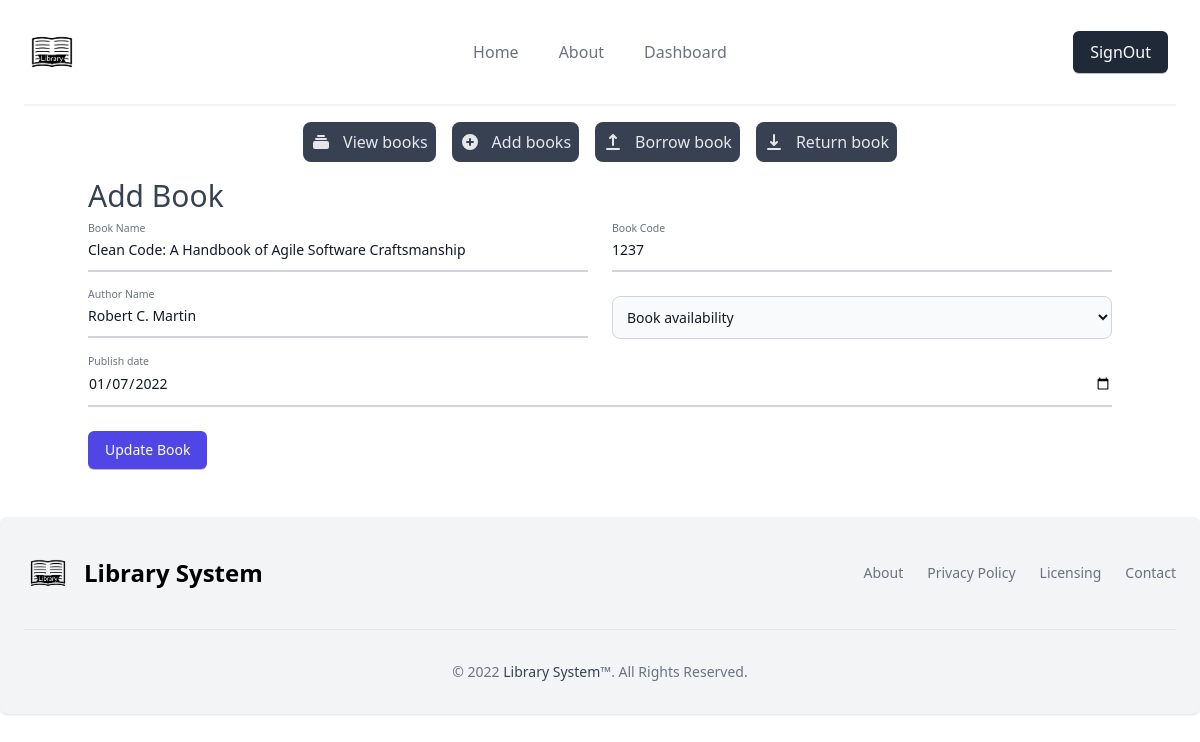
Page /dashboard/editbook/4 (signed in) on the earlier database version.
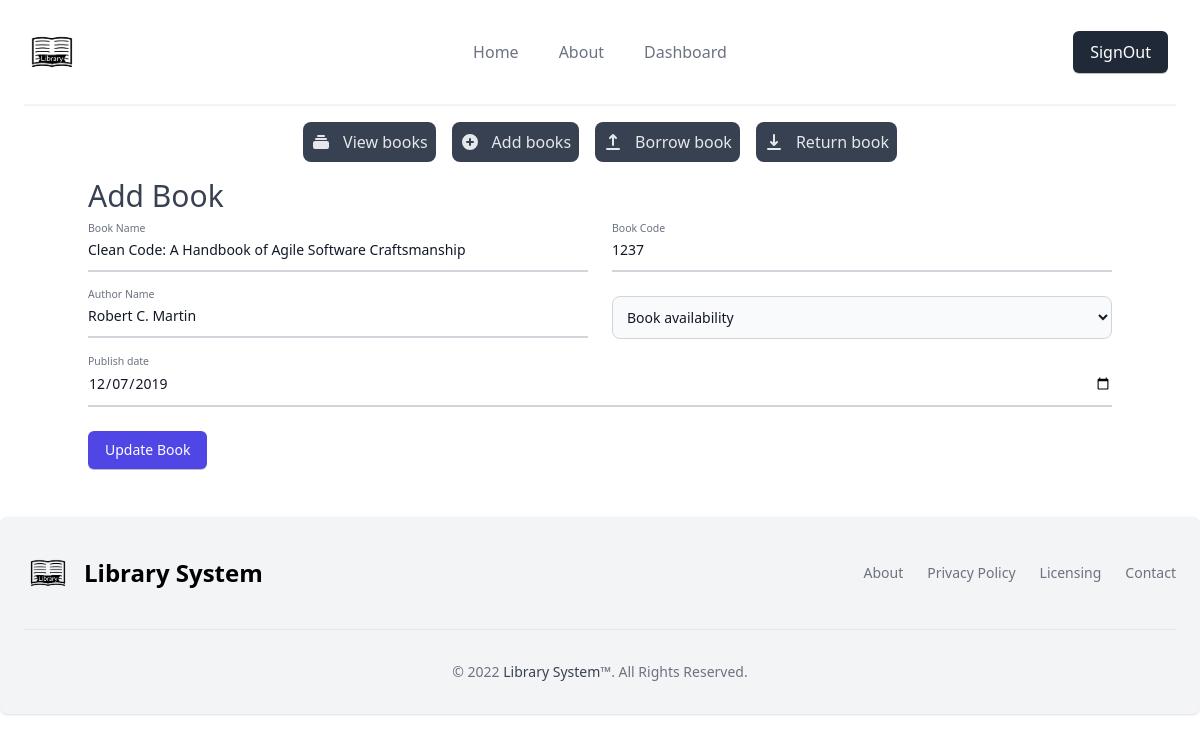
Same page on the later database version.
### LibrarySystem.py (models this page shows, shortened)
class Book(db.Model):
    sno = db.Column(db.Integer, primary_key=True)
    book_name = db.Column(db.String(100), nullable=False)
    book_code = db.Column(db.String(100), nullable=False)
    author_name = db.Column(db.String(100), nullable=False)
    pub_date = db.Column(db.String(100), nullable=False)
    availability = db.Column(db.String(100), nullable=False)
    datetime = db.Column(db.String(100), nullable=False)

### LibrarySystem.py (the view, shortened to what this page needs)
@app.route("/dashboard/editbook/<string:sno>", methods=["GET", "POST"])
def editbook(sno):
    if "logdin" in session and session["logdin"]:
        logdin = True
        book = Book.query.filter_by(sno=sno).first()
        return render_template(
            "admin/dashboard/editbook.html", impData=impdata, book=book, logdin=logdin
        )
    return redirect("/signin")

### templates/admin/dashboard/editbook.html (shortened to what this page needs)
{% extends './admin/dashboard.html' %}
{% block dashboard %}
<div class="container">
    <h2 class="title-font sm:text-3xl text-2xl mb-4  text-gray-700">Add Book</h2>
    <form method="POST">
        <div class="grid md:grid-cols-2 md:gap-6">
            <div class="relative z-0 mb-6 w-full group">
                <input type="text" name="book_name" id="book_name"
                    class="block py-2.5 px-0 w-full text-sm text-gray-900 bg-transparent border-0 border-b-2 border-gray-300 appearance-none dark:text-white dark:border-gray-600 dark:focus:border-blue-500 focus:outline-none focus:ring-0 focus:border-blue-600 peer"
                    placeholder=" " required="" value="{{book.book_name}}">
                <label for="book_name"
                    class="peer-focus:font-medium absolute text-sm text-gray-500 dark:text-gray-400 duration-300 transform -translate-y-6 scale-75 top-3 -z-10 origin-[0] peer-focus:left-0 peer-focus:text-blue-600 peer-focus:dark:text-blue-500 peer-placeholder-shown:scale-100 peer-placeholder-shown:translate-y-0 peer-focus:scale-75 peer-focus:-translate-y-6">Book
                    Name</label>
            </div>
            <div class="relative z-0 mb-6 w-full group">
                <input type="text" name="book_code" id="book_code"
                    class="block py-2.5 px-0 w-full text-sm text-gray-900 bg-transparent border-0 border-b-2 border-gray-300 appearance-none dark:text-white dark:border-gray-600 dark:focus:border-blue-500 focus:outline-none focus:ring-0 focus:border-blue-600 peer"
                    placeholder=" " required="" value="{{book.book_code}}">
                <label for="book_code"
                    class="peer-focus:font-medium absolute text-sm text-gray-500 dark:text-gray-400 duration-300 transform -translate-y-6 scale-75 top-3 -z-10 origin-[0] peer-focus:left-0 peer-focus:text-blue-600 peer-focus:dark:text-blue-500 peer-placeholder-shown:scale-100 peer-placeholder-shown:translate-y-0 peer-focus:scale-75 peer-focus:-translate-y-6">Book
                    Code</label>
            </div>
        </div>
        <div class="grid md:grid-cols-2 md:gap-6">
            <div class="relative z-0 mb-6 w-full group">
                <input type="text" name="author_name" id="author_name"
                    class="block py-2.5 px-0 w-full text-sm text-gray-900 bg-transparent border-0 border-b-2 border-gray-300 appearance-none dark:text-white dark:border-gray-600 dark:focus:border-blue-500 focus:outline-none focus:ring-0 focus:border-blue-600 peer"
                    placeholder=" " required="" value="{{book.author_name}}">
                <label for="author_name"
                    class="peer-focus:font-medium absolute text-sm text-gray-500 dark:text-gray-400 duration-300 transform -translate-y-6 scale-75 top-3 -z-10 origin-[0] peer-focus:left-0 peer-focus:text-blue-600 peer-focus:dark:text-blue-500 peer-placeholder-shown:scale-100 peer-placeholder-shown:translate-y-0 peer-focus:scale-75 peer-focus:-translate-y-6">Author
                    Name</label>
            </div>
            <div class="relative z-0 mb-6 w-full group mt-0">
                <select id="availability" name="availability"
                    class="bg-gray-50 border border-gray-300 text-gray-900 text-sm rounded-lg focus:ring-blue-500 focus:border-blue-500 block w-full p-2.5 dark:bg-gray-700 dark:border-gray-600 dark:placeholder-gray-400 dark:text-white dark:focus:ring-blue-500 dark:focus:border-blue-500">
                    <option selected class="text-gray-400">Book availability</option>
                </select>
            </div>
        </div>
        <div class="relative z-0 mb-6 w-full group">
            <input type="date" name="publish_date" id="publish_date"
                class="block py-2.5 px-0 w-full text-sm text-gray-900 bg-transparent border-0 border-b-2 border-gray-300 appearance-none dark:text-white dark:border-gray-600 dark:focus:border-blue-500 focus:outline-none focus:ring-0 focus:border-blue-600 peer"
                placeholder=" " required="" value="{{book.pub_date}}">
            <label for="publish_date"
                class="peer-focus:font-medium absolute text-sm text-gray-500 dark:text-gray-400 duration-300 transform -translate-y-6 scale-75 top-3 -z-10 origin-[0] peer-focus:left-0 peer-focus:text-blue-600 peer-focus:dark:text-blue-500 peer-placeholder-shown:scale-100 peer-placeholder-shown:translate-y-0 peer-focus:scale-75 peer-focus:-translate-y-6">Publish
                date</label>
        </div>
        <button type="submit"
            class="inline-flex justify-center py-2 px-4 border border-transparent shadow-sm text-sm font-medium rounded-md text-white bg-indigo-600 hover:bg-indigo-700 focus:outline-none focus:ring-2 focus:ring-offset-2 focus:ring-indigo-500">Update
            Book</button>
    </form>
</div>
{% endblock dashboard %}

### templates/admin/dashboard.html (shortened to what this page needs)
{% extends './base.html' %}
{% block body %}
<div class="container">
    <aside class="flex justify-center" aria-label="Sidebar">
        <div class="overflow-y-auto py-4 px-3 rounded flex">
            <a href="/dashboard/viewbook"
                class="flex items-center p-2 text-base font-normal text-gray-200 mx-2 rounded-lg dark:text-white hover:bg-gray-800 dark:hover:bg-gray-800 bg-gray-700">
                <svg xmlns="http://www.w3.org/2000/svg" class="h-5 w-5" viewBox="0 0 20 20" fill="currentColor">
                    <path
                        d="M7 3a1 1 0 000 2h6a1 1 0 100-2H7zM4 7a1 1 0 011-1h10a1 1 0 110 2H5a1 1 0 01-1-1zM2 11a2 2 0 012-2h12a2 2 0 012 2v4a2 2 0 01-2 2H4a2 2 0 01-2-2v-4z" />
                </svg>
                <span class="flex-1 ml-3 whitespace-nowrap">View books</span>
            </a>
            <a href="/dashboard/addbook"
                class="flex items-center p-2 text-base font-normal text-gray-200 mx-2 rounded-lg dark:text-white hover:bg-gray-800 dark:hover:bg-gray-800 bg-gray-700">
                <svg xmlns="http://www.w3.org/2000/svg" class="h-5 w-5" viewBox="0 0 20 20" fill="currentColor">
                    <path fill-rule="evenodd"
                        d="M10 18a8 8 0 100-16 8 8 0 000 16zm1-11a1 1 0 10-2 0v2H7a1 1 0 100 2h2v2a1 1 0 102 0v-2h2a1 1 0 100-2h-2V7z"
                        clip-rule="evenodd" />
                </svg>
                <span class="flex-1 ml-3 whitespace-nowrap">Add books</span>
            </a>
            <a href="/dashboard/issuebook"
                class="flex items-center p-2 text-base font-normal text-gray-200 mx-2 rounded-lg dark:text-white hover:bg-gray-800 dark:hover:bg-gray-800 bg-gray-700">
                <span class="flex-1 ml-3 whitespace-nowrap">Borrow book</span>
            </a>
            <a href="/dashboard/returnbook"
                class="flex items-center p-2 text-base font-normal text-gray-200 mx-2 rounded-lg dark:text-white hover:bg-gray-800 dark:hover:bg-gray-800 bg-gray-700">
                <span class="flex-1 ml-3 whitespace-nowrap">Return book</span>
            </a>
        </div>
    </aside>
    <div class="dashboard_operations">
        {% if home %}
        <div>
            <h2 class="title-font sm:text-3xl text-2xl mb-4  text-gray-700">Avalable Books</h2>
            <div class="flex flex-col border rounded px-4 py-2">
                <div class="overflow-x-auto sm:-mx-10 lg:-mx-10">
                    <div class="py-2 inline-block min-w-full sm:px-10 lg:px-10">
                        <div class="overflow-x-auto">
                            <table id="books_table" class="min-w-full">
                                <thead class="border-b">
                                    <tr>
                                        <th scope="col" class="  text-gray-900 px-6 py-4 text-left">
                                            #
                                        </th>
                                        <th scope="col" class="  text-gray-900 px-6 py-4 text-left">
                                            Book Name
                                        </th>
                                        <th scope="col" class="  text-gray-900 px-6 py-4 text-left">
                                            Book code
                                        </th>
                                        <th scope="col" class="  text-gray-900 px-6 py-4 text-left">
                                            Author Name
                                        </th>
                                        <th scope="col" class="  text-gray-900 px-6 py-4 text-left">
                                            availability
                                        </th>
                                    </tr>
                                </thead>
                                <tbody>
                                    {% for book in books %}
                                    <tr class="border-b">
                                        <td class="px-6 py-4 whitespace-nowrap   text-gray-900">
                                            {{loop.index}}
                                        </td>
                                        <td class=" text-gray-900  px-6 py-4 whitespace-nowrap">
                                            {{book.book_name[0:90]}}...
                                        </td>
                                        <td class=" text-gray-900  px-6 py-4 whitespace-nowrap">
                                            {{book.book_code}}
                                        </td>
                                        <td class=" text-gray-900  px-6 py-4 whitespace-nowrap">
                                            {{book.author_name}}
                                        </td>
                                        <td class=" px-6 py-4 whitespace-nowrap">
                                            {% if book.availability == "1" %}
                                            <svg xmlns="http://www.w3.org/2000/svg" class="text-green-700 h-5 w-5" viewBox="0 0 20 20" fill="currentColor">
                                                <path fill-rule="evenodd" d="M10 18a8 8 0 100-16 8 8 0 000 16zm3.707-9.293a1 1 0 00-1.414-1.414L9 10.586 7.707 9.293a1 1 0 00-1.414 1.414l2 2a1 1 0 001.414 0l4-4z" clip-rule="evenodd" />
                                                {% else %}
                                                <svg xmlns="http://www.w3.org/2000/svg" class="text-red-700 h-5 w-5" viewBox="0 0 20 20" fill="currentColor">
                                                    <path fill-rule="evenodd" d="M10 18a8 8 0 100-16 8 8 0 000 16zM8.707 7.293a1 1 0 00-1.414 1.414L8.586 10l-1.293 1.293a1 1 0 101.414 1.414L10 11.414l1.293 1.293a1 1 0 001.414-1.414L11.414 10l1.293-1.293a1 1 0 00-1.414-1.414L10 8.586 8.707 7.293z" clip-rule="evenodd" />
                                                  </svg>
                                                {% endif %}
                                            </svg>
                                        </td>
                                    </tr>
                                    {% endfor %}
                                    </tr>
                                </tbody>
                            </table>
                        </div>
                    </div>
                </div>
            </div>
        </div>
        {% else %}
        {% block dashboard %}{% endblock dashboard %}
        {% endif %}
    </div>
</div>
{% endblock body %}

### templates/base.html (shortened to what this page needs)
<!doctype html>
<html>
<head>
    <script src="https://cdn.tailwindcss.com"></script>
    <link rel="stylesheet" type="text/css" href="https://cdn.datatables.net/1.12.1/css/jquery.dataTables.css">
</head>
<body>
    <div class="header">
        <div class="relative bg-white">
            <div class="max-w-7xl mx-auto px-4 sm:px-6">
                <div
                    class="flex justify-between items-center border-b-2 border-gray-100 py-6 md:justify-start md:space-x-10">
                    <div class="flex justify-start lg:w-0 lg:flex-1">
                        <a href="#">
                            <img alt="{{impData['website_name']}}" class="h-14 w-auto sm:h-14"
                                src="{{impData['logo']}}">
                        </a>
                    </div>
                    <nav class="hidden md:flex space-x-10">
                        <a href="/" class="text-base font-medium text-gray-500 hover:text-gray-900"> Home </a>
                        <a href="/about" class="text-base font-medium text-gray-500 hover:text-gray-900"> About </a>
                        <a href="/dashboard" class="text-base font-medium text-gray-500 hover:text-gray-900"> Dashboard
                        </a>
                    </nav>
                    <div class="hidden md:flex items-center justify-end md:flex-1 lg:w-0">
                        {% if logdin %}
                        <a href="/logout"
                            class="mx-2 whitespace-nowrap inline-flex items-center justify-center px-4 py-2 border border-transparent rounded-md shadow-sm text-base font-medium text-white bg-gray-800 hover:bg-gray-900">
                            SignOut </a>
                        {% else %}
                        <a href="/signin"
                            class="ml-8 whitespace-nowrap inline-flex items-center justify-center px-4 py-2 border border-transparent rounded-md shadow-sm text-base font-medium text-white bg-indigo-600 hover:bg-indigo-700">
                            Sign In </a>
                        {% endif %}
                    </div>
                </div>
            </div>
        </div>
    </div>
    <div class="container mx-auto">
        {% block body %}{% endblock %}
    </div>
    <div class="footer mt-12">
        <footer class="p-4 bg-gray-100 rounded-lg shadow md:px-6 md:py-8 dark:bg-gray-900">
            <div class="sm:flex sm:items-center sm:justify-between">
                <a href="/" class="flex items-center mb-4 sm:mb-0">
                    <img src="{{impData.logo}}" class="mr-3 h-12" alt="{{impData.website_name}} Logo">
                    <span class="self-center text-2xl font-semibold whitespace-nowrap dark:text-white">{{impData.website_name}}</span>
                </a>
                <ul class="flex flex-wrap items-center mb-6 text-sm text-gray-500 sm:mb-0 dark:text-gray-400">
                    <li>
                        <a href="/about" class="mr-4 hover:underline md:mr-6 ">About</a>
                    </li>
                    <li>
                        <a href="#" class="mr-4 hover:underline md:mr-6">Privacy Policy</a>
                    </li>
                    <li>
                        <a href="#" class="mr-4 hover:underline md:mr-6 ">Licensing</a>
                    </li>
                    <li>
                        <a href="#" class="hover:underline">Contact</a>
                    </li>
                </ul>
            </div>
            <hr class="my-6 border-gray-200 sm:mx-auto dark:border-gray-700 lg:my-8">
            <span class="block text-sm text-gray-500 sm:text-center dark:text-gray-400">© <span id="cYear"></span> <a
                    href="/" class="hover:underline text-gray-700">{{impData.website_name}}</a>™. All Rights Reserved.
            </span>
        </footer>
    </div>
</body>
</html>

### templates/base.html (style rules this page uses)
input { outline: none; border-radius: 0 !important; }
.shadow-sm { box-shadow: 0px 1px rgba(0, 0, 0, 0.253); }

Differences in the rows shown:
changed Book "Clean Code: A Handbook of Agile Software Craftsmanship": publish_date "01/07/2022" → "12/07/2019"
